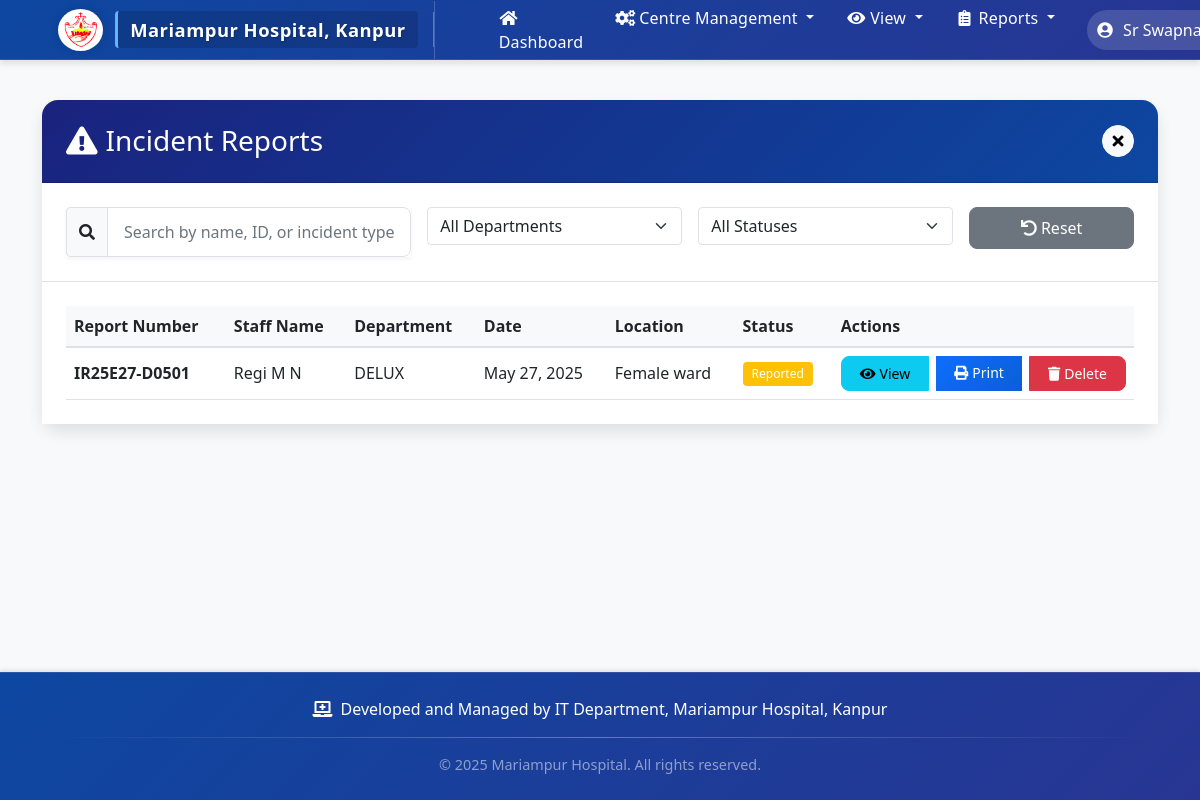
/incident-reports/ (signed in), run on the app's committed database.
### staff_monitor/models.py (models this page shows, shortened)
class IncidentReport(models.Model):
    staff = models.ForeignKey(Staff, on_delete=models.CASCADE, related_name='incident_reports')
    reporter = models.ForeignKey(User, on_delete=models.CASCADE, related_name='reported_incidents')
    report_number = models.CharField(max_length=50, unique=True)
    incident_date = models.DateField()
    incident_time = models.TimeField()
    incident_location = models.CharField(max_length=255)
    incident_types = models.TextField(default="[]")  # JSON string of list
    other_incident_type = models.CharField(max_length=255, blank=True, null=True)
    related_parties = models.TextField(default="[]")  # JSON string of list
    individuals_involved = models.TextField(default="[]")  # JSON string containing individual names, departments, positions, roles
    immediate_action = models.TextField(blank=True)
    follow_up_actions = models.TextField(blank=True)
    prepared_by = models.CharField(max_length=255)
    reporter_position = models.CharField(max_length=255, blank=True)
    STATUS_CHOICES = [
        ('reported', 'Reported'),
        ('under_investigation', 'Under Investigation'),
        ('resolved', 'Resolved'),
        ('closed', 'Closed')
    ]
    status = models.CharField(max_length=20, choices=STATUS_CHOICES, default='reported')
    created_at = models.DateTimeField(auto_now_add=True)
    updated_at = models.DateTimeField(auto_now=True)
    class Meta:
        ordering = ['-incident_date', '-incident_time']

class Staff(models.Model):
    user = models.OneToOneField(User, on_delete=models.CASCADE)
    employee_id = models.CharField(max_length=20, unique=True)
    department = models.ForeignKey(Department, on_delete=models.PROTECT)
    subdepartment = models.ForeignKey(SubDepartment, on_delete=models.PROTECT, null=True, blank=True)
    position = models.CharField(max_length=100)
    joining_date = models.DateField()
    appointment_date = models.DateField(null=True, blank=True)

class Department(models.Model):
    name = models.CharField(max_length=100, unique=True)
    created_at = models.DateTimeField(auto_now_add=True)
    def __str__(self):
        return self.name
    class Meta:
        ordering = ['name']

### staff_monitor/views.py (the view, shortened to what this page needs)
# urls.py: path('incident-reports/', views.incident_report_list, name='incident_report_list'),
@login_required
def incident_report_list(request):
    try:
        if request.user.is_staff:
            is_authorized = True
            reports = IncidentReport.objects.all().order_by('-incident_date', '-incident_time')
        if not is_authorized:
            messages.error(request, "You do not have permission to view incident reports.")
            return redirect('dashboard')
        departments = Department.objects.all().order_by('name')
        return render(request, 'staff_monitor/incident_report_list.html', {
            'reports': reports,
            'departments': departments,
            'status_choices': IncidentReport.STATUS_CHOICES
        })
    except Exception as e:
        messages.error(request, f"Error loading incident reports: {str(e)}")
        return redirect('dashboard')

### staff_monitor/templates/staff_monitor/incident_report_list.html (shortened to what this page needs)
{% extends 'staff_monitor/base.html' %}
{% block content %}
<div class="card">
    <div class="card-header bg-primary text-white d-flex justify-content-between align-items-center">
        <h3 class="mb-0">
            <i class="fas fa-exclamation-triangle me-2"></i>Incident Reports
        </h3>
        <a href="{% url 'dashboard' %}" class="btn btn-light btn-sm close-btn">
            <i class="fas fa-times"></i>
        </a>
    </div>
    <div class="card-body border-bottom">
        <div class="row g-3">
            <div class="col-md-4">
                <div class="input-group">
                    <span class="input-group-text bg-light">
                        <i class="fas fa-search"></i>
                    </span>
                    <input type="text" id="searchInput" class="form-control" placeholder="Search by name, ID, or incident type...">
                </div>
            </div>
            <div class="col-md-3">
                <select id="departmentFilter" class="form-select">
                    <option value="">All Departments</option>
                </select>
            </div>
            <div class="col-md-3">
                <select id="statusFilter" class="form-select">
                    <option value="">All Statuses</option>
                </select>
            </div>
            <div class="col-md-2">
                <button id="resetFilters" class="btn btn-secondary w-100">
                    <i class="fas fa-undo me-1"></i>Reset
                </button>
            </div>
        </div>
    </div>
    <div class="card-body">
        <div class="table-responsive">
            <table class="table table-hover" id="incidentReportsTable">
                <thead class="table-light">
                    <tr>
                        <th>Report Number</th>
                        <th>Staff Name</th>
                        <th>Department</th>
                        <th>Date</th>
                        <th>Location</th>
                        <th>Status</th>
                        <th>Actions</th>
                    </tr>
                </thead>
                <tbody>
                    {% for report in reports %}
                        <tr class="report-row">
                            <td class="fw-bold">{{ report.report_number }}</td>
                            <td>{{ report.staff.user.get_full_name }}</td>
                            <td>{{ report.staff.department }}</td>
                            <td>{{ report.incident_date }}</td>
                            <td>{{ report.incident_location }}</td>
                            <td>
                                <span class="badge {% if report.status == 'reported' %}bg-warning{% elif report.status == 'under_investigation' %}bg-info{% elif report.status == 'resolved' %}bg-success{% else %}bg-secondary{% endif %}">
                                    {{ report.get_status_display }}
                                </span>
                            </td>
                            <td>
                                <div class="btn-group">
                                    <a href="{% url 'view_incident_report' report.id %}" class="btn btn-info btn-sm">
                                        <i class="fas fa-eye me-1"></i>View
                                    </a>
                                    <a href="{% url 'print_incident_report' report.id %}" class="btn btn-primary btn-sm" target="_blank">
                                        <i class="fas fa-print me-1"></i>Print
                                    </a>
                                    {% if user.is_staff %}
                                    <button class="btn btn-danger btn-sm delete-report"
                                            data-report-id="{{ report.id }}"
                                            data-staff-name="{{ report.staff.user.get_full_name }}"
                                            data-report-number="{{ report.report_number }}">
                                        <i class="fas fa-trash me-1"></i>Delete
                                    </button>
                                    {% endif %}
                                </div>
                            </td>
                        </tr>
                    {% empty %}
                        <tr>
                            <td colspan="7" class="text-center py-4">
                                <i class="fas fa-exclamation-triangle text-muted me-2"></i>No incident reports found
                            </td>
                        </tr>
                    {% endfor %}
                </tbody>
            </table>
        </div>
    </div>
</div>
{% endblock %}

### staff_monitor/templates/staff_monitor/base.html (shortened to what this page needs)
{% load static %}
<!DOCTYPE html>
<html lang="en">
<head>
    <link href="https://cdn.jsdelivr.net/npm/bootstrap@5.1.3/dist/css/bootstrap.min.css" rel="stylesheet">
    <link href="https://cdnjs.cloudflare.com/ajax/libs/font-awesome/5.15.4/css/all.min.css" rel="stylesheet">
    <link href="https://cdn.jsdelivr.net/npm/sweetalert2@11.7.32/dist/sweetalert2.min.css" rel="stylesheet">
</head>
<body>
    <nav class="navbar navbar-expand-lg navbar-dark">
        <div class="container">
            <a class="navbar-brand" href="{% url 'dashboard' %}">
                <img src="{% static 'images/hospital-logo.png' %}" alt="Hospital Logo">
                <span class="hospital-name">Mariampur Hospital, Kanpur</span>
            </a>
            {% if request.path != '/login/' %}
            {% if user.is_authenticated %}
            <div class="collapse navbar-collapse" id="navbarNav">
                <ul class="navbar-nav me-auto">
                    <li class="nav-item">
                        <a class="nav-link nav-btn" href="{% url 'dashboard' %}">
                            <i class="fas fa-home me-1"></i>Dashboard
                        </a>
                    </li>
                {% if user.is_staff %}
                    <li class="nav-item dropdown">
                        <a class="nav-link dropdown-toggle nav-btn" href="#" id="centerManagementDropdown" role="button" data-bs-toggle="dropdown" aria-expanded="false">
                            <i class="fas fa-cogs me-1"></i>Centre Management
                        </a>
                    </li>
                    <li class="nav-item dropdown">
                        <a class="nav-link dropdown-toggle nav-btn" href="#" id="viewDropdown" role="button" data-bs-toggle="dropdown" aria-expanded="false">
                            <i class="fas fa-eye me-1"></i>View
                        </a>
                    </li>
                    <li class="nav-item dropdown">
                        <a class="nav-link dropdown-toggle nav-btn" href="#" id="reportsDropdown" role="button" data-bs-toggle="dropdown" aria-expanded="false">
                            <i class="fas fa-clipboard-list me-1"></i>Reports
                        </a>
                    </li>
                {% endif %}
                </ul>
                <ul class="navbar-nav ms-auto">
                    <li class="nav-item dropdown">
                        <a class="nav-link dropdown-toggle user-dropdown-btn" href="#" id="userDropdown" role="button" data-bs-toggle="dropdown" aria-expanded="false">
                            <i class="fas fa-user-circle me-1"></i>
                            {{ user.get_full_name|default:user.username }}
                        </a>
                    </li>
                </ul>
            </div>
            {% endif %}
            {% endif %}
        </div>
    </nav>
    <div class="content-wrapper">
    <div class="container mt-4">
        {% block content %}
        {% endblock %}
    </div>
    </div>
    <footer class="footer">
        <div class="container">
            <div class="footer-content">
                <i class="fas fa-laptop-medical"></i>
                <span>Developed and Managed by IT Department, Mariampur Hospital, Kanpur</span>
            </div>
            <div class="footer-divider"></div>
            <div class="text-center text-white-50" style="font-size: 0.9rem;">
                <span>&copy; {% now "Y" %} Mariampur Hospital. All rights reserved.</span>
            </div>
        </div>
    </footer>
</body>
</html>

### staff_monitor/templates/staff_monitor/base.html (style rules this page uses)
:root { --primary-color: #0d6efd; --secondary-color: #6c757d; --success-color: #198754; --info-color: #0dcaf0; --warning-color: #ffc107; --danger-color: #dc3545; --light-color: #f8f9fa; --dark-color: #212529; --navbar-height: 60px; --footer-height: 100px; }
body { display: flex; flex-direction: column; min-height: 100vh; background-color: #f8f9fa; font-family: 'Segoe UI', Tahoma, Geneva, Verdana, sans-serif; }
.content-wrapper { flex: 1 0 auto; padding-top: 1rem; padding-bottom: 2rem; }
.navbar { height: var(--navbar-height); box-shadow: 0 4px 6px rgba(0,0,0,0.1); background: linear-gradient(135deg, #0d47a1 0%, #283593 100%) !important; padding: 0.5rem 1rem; border-bottom: 1px solid rgba(255, 255, 255, 0.1); }
.navbar-brand { font-weight: 700; font-size: 1.35rem; display: flex; align-items: center; gap: 0.75rem; margin-right: 2rem; padding: 0.5rem 1rem; border-right: 1px solid rgba(255, 255, 255, 0.2); position: relative; }
.navbar-brand:after { content: ''; position: absolute; right: 0; top: 20%; height: 60%; width: 1px; background: rgba(255, 255, 255, 0.3); }
.navbar-brand img { height: 42px; width: auto; border-radius: 50%; background-color: white; padding: 3px; box-shadow: 0 0 10px rgba(0, 0, 0, 0.15); }
.navbar-brand .hospital-name { color: #fff; font-size: 1.15rem; text-shadow: 1px 1px 2px rgba(0, 0, 0, 0.2); letter-spacing: 0.5px; background-color: rgba(0, 0, 0, 0.15); padding: 0.3rem 0.75rem; border-radius: 4px; font-weight: 600; border-left: 3px solid #64b5f6; }
.nav-link { position: relative; padding: 0.75rem 1rem; transition: all 0.3s ease; color: #fff !important; font-weight: 500; margin: 0 0.25rem; }
.nav-link i { margin-right: 0.5rem; width: 20px; text-align: center; }
.footer { flex-shrink: 0; background: linear-gradient(135deg, #0d47a1 0%, #283593 100%); color: #ffffff; padding: 1.5rem 0; margin-top: 2rem; box-shadow: 0 -2px 4px rgba(0,0,0,0.1); border-top: 1px solid rgba(255, 255, 255, 0.1); }
.footer-content { display: flex; align-items: center; justify-content: center; gap: 0.5rem; margin-bottom: 1rem; }
.footer-divider { width: 100%; height: 1px; background: linear-gradient(to right, transparent, rgba(255,255,255,0.3), transparent); margin: 1rem 0; }
.card { border: none; border-radius: 1rem; box-shadow: 0 0.5rem 1rem rgba(0,0,0,0.1); background-color: #fff; margin-bottom: 1.5rem; }
.card-header { background: linear-gradient(135deg, #0d47a1 0%, #283593 100%); color: white; border-top-left-radius: 1rem !important; border-top-right-radius: 1rem !important; padding: 1rem 1.5rem; font-weight: 600; }
.card-body { background-color: #fff; padding: 1.5rem; }
.btn { border-radius: 0.5rem; padding: 0.5rem 1rem; font-weight: 500; transition: all 0.3s ease; }
.btn-primary { background: linear-gradient(135deg, var(--primary-color) 0%, #0b5ed7 100%); border: none; }
.table { margin-bottom: 0; background-color: #fff; }
.table thead th { background-color: #f8f9fa; border-bottom: 2px solid #dee2e6; font-weight: 600; color: #212529; }
.table tbody td { vertical-align: middle; color: #212529; }
.form-control { border-radius: 0.5rem; border: 2px solid #e9ecef; padding: 0.75rem 1rem; transition: all 0.3s ease; }
.navbar-nav.me-auto { margin-left: 1rem; position: relative; }
.nav-btn { padding: 0.6rem 1rem; margin: 0 0.5rem; border-radius: 5px; font-weight: 500; transition: all 0.2s ease; color: rgba(255, 255, 255, 0.85); position: relative; letter-spacing: 0.2px; }
.user-dropdown-btn { background-color: rgba(255, 255, 255, 0.15); border-radius: 30px; padding: 0.5rem 1.25rem; margin-left: 1rem; font-weight: 500; transition: all 0.2s ease; color: #ffffff; }

### data on the page
IncidentReport: report_number "IR25E27-D0501", staff.user.get_full_name "Regi M N", staff.department "DELUX", incident_date "May 27, 2025", incident_location "Female ward", status "Reported"

### other printed values
{{ user.get_full_name|default:user.username }} "Sr…"
